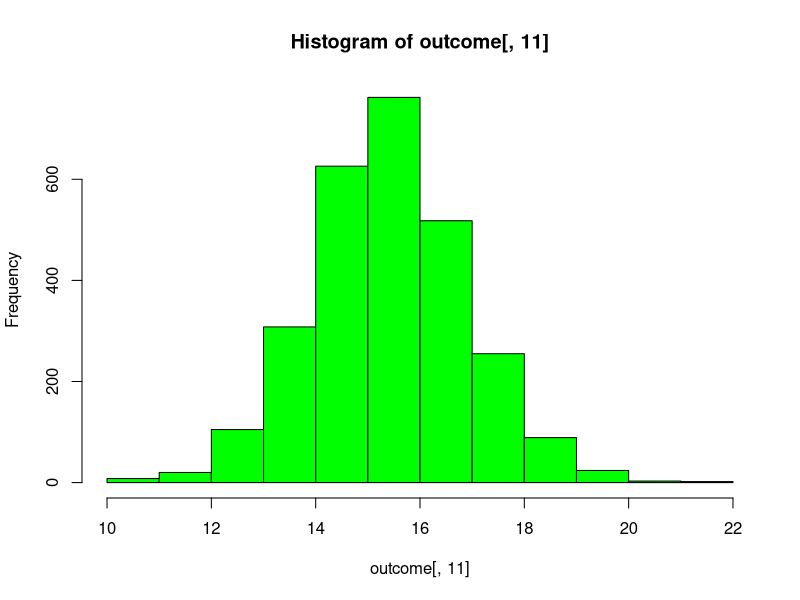

Source code (R):
outcome <- read.csv("rprog-data-ProgAssignment3-data/outcome-of-care-measures.csv", colClasses = "character")
head(outcome)
names(outcome)

outcome[, 11] <- as.numeric(outcome[, 11])
hist(outcome[, 11], col = "green")